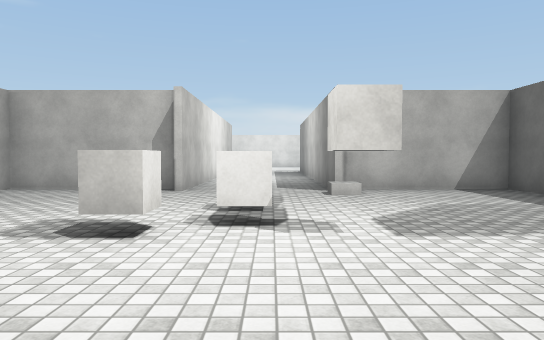
view 1 (above)

12 first-person views from a walk through a scene from a Unity 3-D project. The camera is 1.3 m above the floor, tilts 2° down and sees 70° across. The floor is counted in squares, 2 m on a side. Each view is taken from the middle of a square. On the plan, view 1 faces up. The plan holds only what a view shows up to about 11 squares ahead; the rest is blank. The place goes on beyond the plan. The player is left out. Door leaves are left out, so doorways stand open. Surface patterns are stand-ins for the level's own textures.

view 2
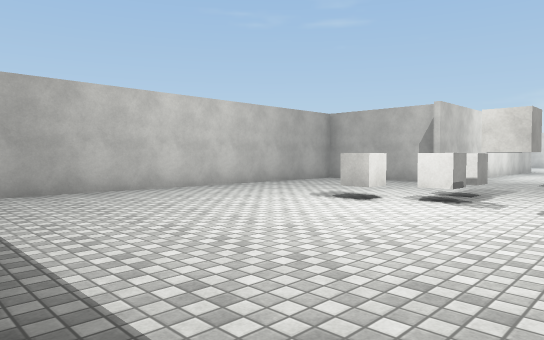

view 3
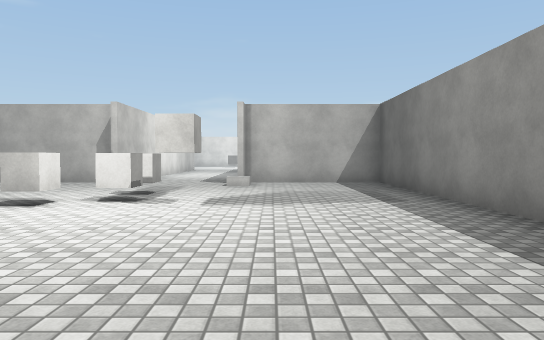

view 4
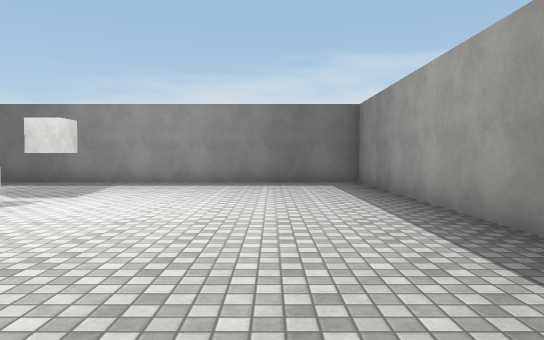

view 5
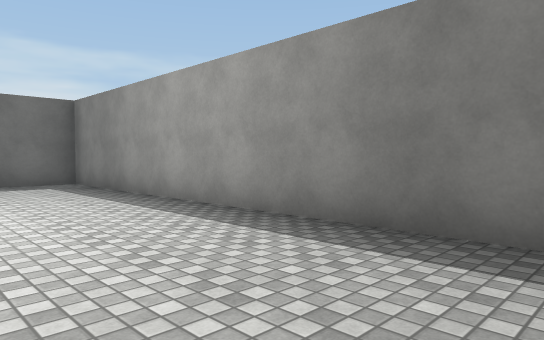

view 6
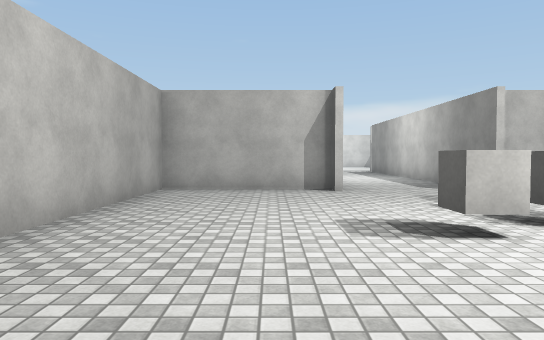

view 7
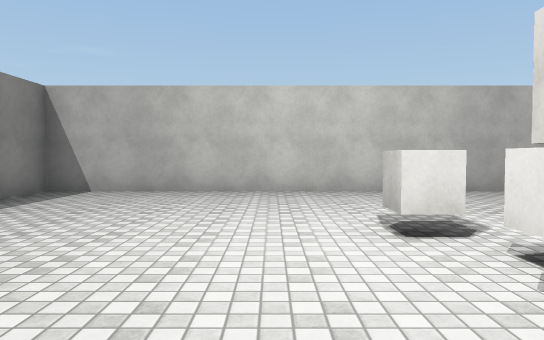

view 8
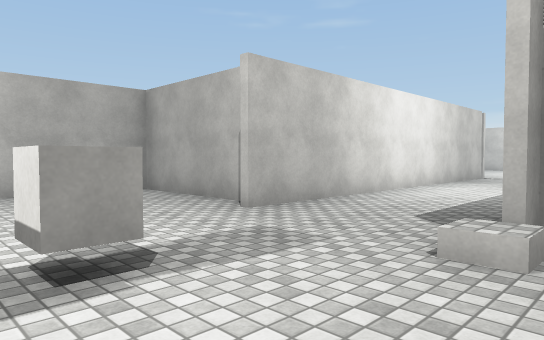

view 9
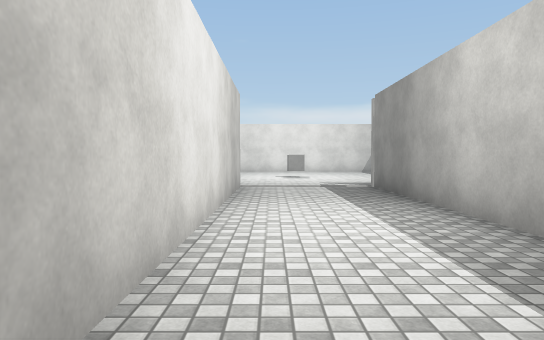

view 10
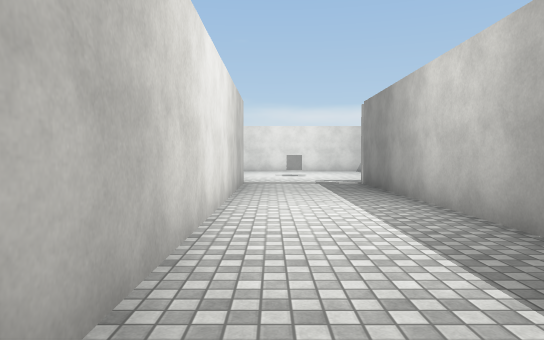

view 11
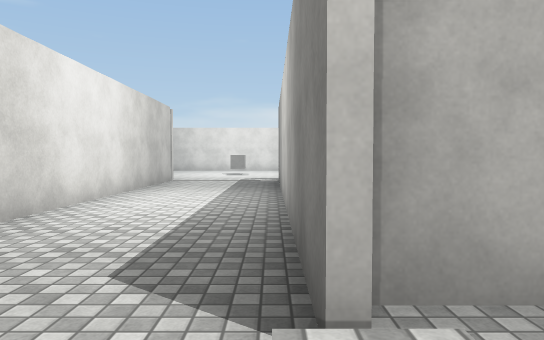

view 12
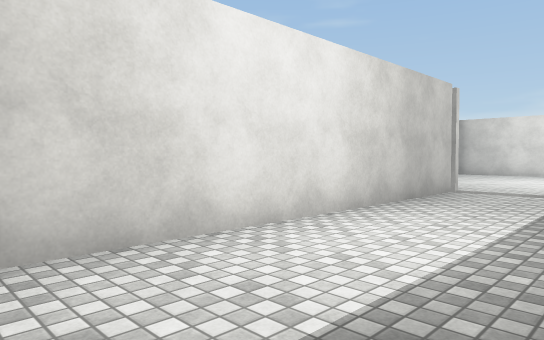

### Floor plan
Points are (right, up) in squares from view 1. A wall is a line through its corners. A room is listed if a view was taken in it or the views show most of it. See-through windows are left out.
Room 1 (views 1, 2, 3, 4, 5, 6, 7, 8, 10, 11)
walls: (-1.8, 7.7) (-5.2, 7.7) (-5.2, -2.2) (4.7, -2.2) (4.7, 7.7) (1.3, 7.7) (1.3, 7.2)
ways out: opening at (-1, 8) to room 2; open door at (0.5, 8) to room 2
objects: other object (-1, 3); other object (0, 4); other object (0, 5); other object (1, 3)
Room 2 (views 9, 12)
walls: (-1.7, 16.4) (-1.7, 7.2); (1.2, 7.2) (1.2, 16.2)
ways out: opening at (-1, 8) to room 1; open door at (0.5, 8) to room 1; opening at (0, 17); gap at (-2, 16); gap at (1, 17)

Where each view was taken, in squares from view 1:
view 1: 0 up, 0 right, facing up
view 2: 2 down, 2 right, facing up-left
view 3: 2 down, 2 right, facing up
view 4: 0 up, 5 left, facing right
view 5: 1 up, 5 left, facing down-right
view 6: 0 up, 3 left, facing up
view 7: 2 up, 2 right, facing left
view 8: 4 up, 2 right, facing up-left
view 9: 8 up, 1 left, facing up
view 10: 7 up, 1 left, facing up
view 11: 6 up, 1 right, facing up
view 12: 9 up, 1 right, facing up-left
